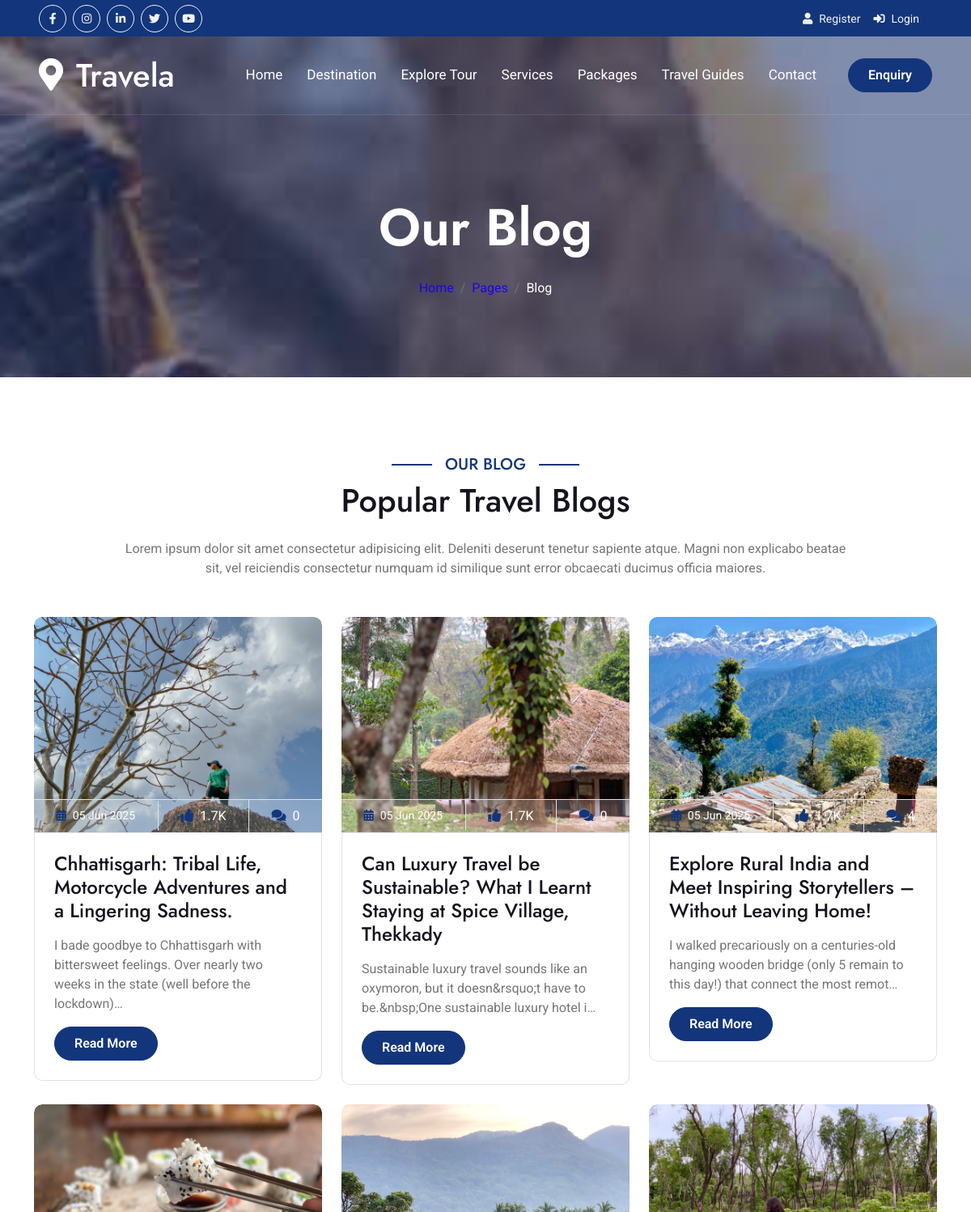
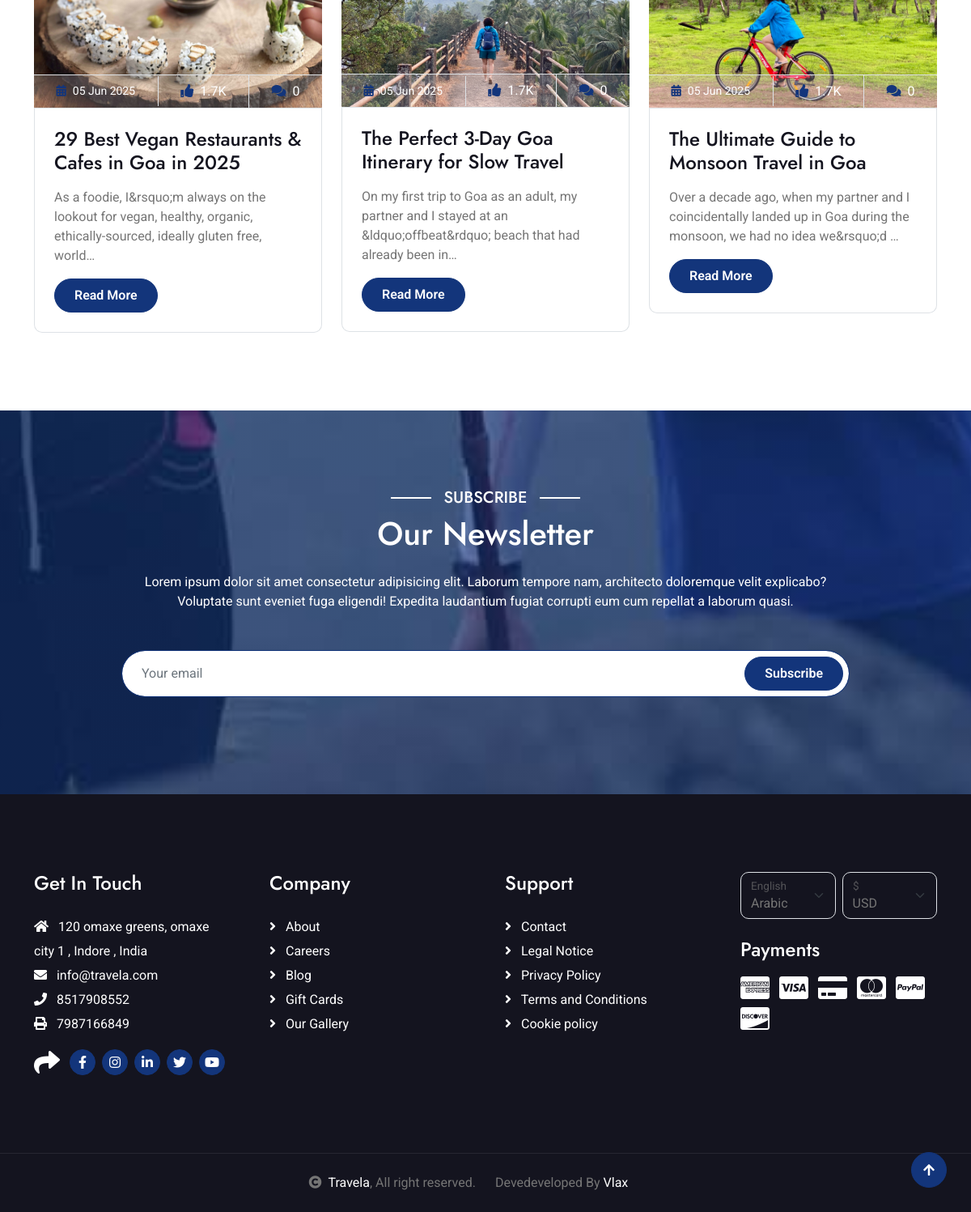
Screenshot of /blog/ with the database file from the repository (2 pictures, top to bottom).
### setting/models.py (models this page shows, shortened)
class SocialMediaLink(models.Model):
    social_media_title = models.CharField(max_length=50, verbose_name='Social Media Platform')
    social_media_url = models.CharField(max_length=50, verbose_name='Social Media URL')
    social_media_icon = models.CharField(max_length=50, verbose_name='Social Media icon')
    is_active = models.BooleanField(default=True)
    class Meta:
        verbose_name = 'Social Media Link'
        verbose_name_plural = 'Social Media Links'
        ordering = ['social_media_title']  # Order by platform name

class Setting(models.Model):
    site_name = models.CharField(max_length=100, verbose_name='Site Name')
    site_keywords = models.CharField(max_length=255, verbose_name='Site Keywords')
    site_email = models.EmailField(verbose_name='Site Email')
    site_hr_email = models.EmailField(verbose_name='Hr Email')
    site_phone = models.CharField(max_length=20, verbose_name='Site Phone')
    site_fax = models.CharField(max_length=20, verbose_name='Site FAX')
    site_address = models.CharField(max_length=255, verbose_name='Site Address')
    site_contry = models.CharField(max_length=255, verbose_name='Contry')
    site_city = models.CharField(max_length=255, verbose_name='City')
    site_logo = models.FileField(upload_to=logo_image_upload_path,max_length=250,null=True,default=None)
    site_description = models.TextField(verbose_name='Site Description')
    class Meta:
        verbose_name = 'Web Setting'
        verbose_name_plural = 'Website Setting'
        ordering = ['site_name']  # Order by site name

### blog/models.py (models this page shows, shortened)
class Blog(models.Model):
    class Meta:
        verbose_name_plural = "Blog List"
    title = models.CharField(max_length=100)
    content = HTMLField()
    image = models.FileField(upload_to=user_image_upload_path, blank=True, null=True)
    slug = AutoSlugField(populate_from='title', unique=True, max_length=100)
    created_at = models.DateTimeField(auto_now_add=True)
    updated_at = models.DateTimeField(auto_now=True)
    is_active = models.BooleanField(default=True)

### dj_19/views.py (the view)
# urls.py: 2. Add a URL to urlpatterns:  path('blog/', include('blog.urls'))
def blog(request):
    blogs = Blog.objects.filter(is_active=True).annotate(total_comments=Count('comments', filter=Q(comments__is_active=True))).order_by('-created_at')
    return render(request, 'pages/blog.html',{'title': 'Blog','breadcrumb_title': 'Our Blog','blogs': blogs})

### templates/pages/blog.html (shortened to what this page needs)
{% extends 'main_templates.html' %}
{% block content %}
{% load static %}
{% include 'include/breadcrumb.html' %}
<div class="container-fluid blog py-5">
   <div class="container py-5">
         <div class="mx-auto text-center mb-5" style="max-width: 900px;">
            <h5 class="section-title px-3">Our Blog</h5>
            <h1 class="mb-4">Popular Travel Blogs</h1>
            <p class="mb-0">Lorem ipsum dolor sit amet consectetur adipisicing elit. Deleniti deserunt tenetur sapiente atque. Magni non explicabo beatae sit, vel reiciendis consectetur numquam id similique sunt error obcaecati ducimus officia maiores.
            </p>
         </div>
         <div class="row g-4 justify-content-center">
            {% for blogItem in blogs %}
            <div class="col-lg-4 col-md-6">
               <div class="blog-item">
                     <div class="blog-img">
                        <div class="blog-img-inner">
                           <img class="img-fluid w-100 rounded-top" src="/media/{{blogItem.image}}" alt="Image">
                        </div>
                        <div class="blog-info d-flex align-items-center border border-start-0 border-end-0">
                           <small class="flex-fill text-center border-end py-2"><i class="fa fa-calendar-alt text-primary me-2"></i>{{blogItem.created_at|date:"d M Y" }}</small>
                           <a href="#" class="btn-hover flex-fill text-center text-white border-end py-2"><i class="fa fa-thumbs-up text-primary me-2"></i>1.7K</a>
                           <a href="#" class="btn-hover flex-fill text-center text-white py-2"><i class="fa fa-comments text-primary me-2"></i>{{ blogItem.total_comments }}</a>
                        </div>
                     </div>
                     <div class="blog-content border border-top-0 rounded-bottom p-4">
                        <a href="{% url 'blogDetails' blogItem.slug %}" class="h4">{{blogItem.title}}</a>
                        <p class="my-3">{{ blogItem.content|striptags|truncatechars:120 }}</p>
                        <a href="{% url 'blogDetails' blogItem.slug %}" class="btn btn-primary rounded-pill py-2 px-4">Read More</a>
                     </div>
               </div>
            </div>
            {% endfor %}
         </div>
   </div>
</div>
{% endblock %}

### templates/include/topbar.html (shortened to what this page needs)
<div class="container-fluid bg-primary px-5 d-none d-lg-block">
            <div class="row gx-0">
                <div class="col-lg-8 text-center text-lg-start mb-2 mb-lg-0">
                    <div class="d-inline-flex align-items-center" style="height: 45px;">
                        {% for linkInfo in social_links %}
                        <a class="btn btn-sm btn-outline-light btn-sm-square rounded-circle me-2" href="{{linkInfo.social_media_url}}" target="_blank"><i class="{{linkInfo.social_media_icon}} fw-normal"></i></a>
                        {% endfor %}
                    </div>
                </div>
                <div class="col-lg-4 text-center text-lg-end">
                    <div class="d-inline-flex align-items-center" style="height: 45px;">
                        {% if user.is_authenticated and not user.is_superuser %}
                        <div class="dropdown">
                            <a href="#" class="dropdown-toggle text-light" data-bs-toggle="dropdown"><small><i class="fa fa-home me-2"></i> Welcome , {{request.user.first_name |capfirst}} {{request.user.last_name |capfirst}} </small></a>
                            <div class="dropdown-menu rounded">
                                <a href="{% url 'dashboard' %}" class="dropdown-item"><i class="fas fa-home me-2"></i>Dashboard</a>
                                <a href="{% url 'bookingList' %}" class="dropdown-item"><i class="fas fa-comment-alt me-2"></i> Booking List</a>
                                <a href="{% url 'travelEnquiry' %}" class="dropdown-item"><i class="fas fa-question-circle me-2"></i> Travel Enquiry</a>
                                <a href="{% url 'userGallery' %}" class="dropdown-item"><i class="fas fa-camera-retro me-2"></i> Gallery</a>
                                <a href="{% url 'userProfile' %}" class="dropdown-item"><i class="fas fa-user-alt me-2"></i> My Profile</a>
                                <a href="{% url 'changePassword' %}" class="dropdown-item"><i class="fas fa-cog me-2"></i> Account Settings</a>
                                <a href="{% url 'logout' %}" class="dropdown-item"><i class="fas fa-power-off me-2"></i> Log Out</a>
                            </div>
                        </div>
                        {% else  %}
                            <a href="javascript:void(0)" data-bs-toggle="modal" data-bs-target="#myRegisterModal"><small class="me-3 text-light"><i class="fa fa-user me-2"></i>Register</small></a>
                            <a href="javascript:void(0)" data-bs-toggle="modal" data-bs-target="#myLoginModal"><small class="me-3 text-light"><i class="fa fa-sign-in-alt me-2"></i>Login</small></a>
                        {% endif %}
                    </div>
                </div>
            </div>
        </div>

### templates/include/navbar.html (shortened to what this page needs)
 <nav class="navbar navbar-expand-lg navbar-light px-4 px-lg-5 py-3 py-lg-0">
                <a href="" class="navbar-brand p-0">
                    <h1 class="m-0"><i class="fa fa-map-marker-alt me-3"></i>{{ site_name|default:'Travela & Tourism' }}</h1>
                </a>
                <div class="collapse navbar-collapse" id="navbarCollapse">
                    <div class="navbar-nav ms-auto py-0">
                        <a href="{% url 'home' %}" class="nav-item nav-link {% if request.path == '/' %} active {% endif %} ">Home</a>
                        <a href="{% url 'destination' %}" class="nav-item nav-link {% if '/destination/' in request.path  %} active {% endif %}">Destination</a>
                        <a href="{% url 'exploreTour' %}" class="nav-item nav-link {% if request.path == '/explore-tour/' %} active {% endif %}">Explore Tour</a>
                        <a href="{% url 'services' %}" class="nav-item nav-link {% if '/services/' in request.path %} active {% endif %}">Services </a>
                        <a href="{% url 'packages_list' %}" class="nav-item nav-link {% if '/packages/' in request.path %} active {% endif %}">Packages</a>
                        <a href="{% url 'travelGuides' %}" class="nav-item nav-link {% if '/guide/' in request.path or request.path == '/travel-guides/' %}active{% endif %}">Travel Guides</a>
                        <a href="{% url 'contact' %}" class="nav-item nav-link {% if request.path == '/contact/' %} active {% endif %}">Contact</a>
                    </div>
                    <a href="{% url 'booking' %}" class="btn btn-primary rounded-pill py-2 px-4 ms-lg-4">Enquiry</a>
                </div>
            </nav>

### templates/include/footer.html (shortened to what this page needs)
<div class="container-fluid footer py-5">
    <div class="container py-5">
        <div class="row g-5">
            <div class="col-md-6 col-lg-6 col-xl-3">
                <div class="footer-item d-flex flex-column">
                    <h4 class="mb-4 text-white">Get In Touch</h4>
                    <a href=""><i class="fas fa-home me-2"></i> {{site_address}} , {{site_city}} , {{site_contry}}</a>
                    <a href=""><i class="fas fa-envelope me-2"></i> {{site_email}}</a>
                    <a href=""><i class="fas fa-phone me-2"></i> {{site_phone}}</a>
                    <a href="" class="mb-3"><i class="fas fa-print me-2"></i> {{site_fax}}</a>
                    <div class="d-flex align-items-center">
                        <i class="fas fa-share fa-2x text-white me-2"></i>
                        {% for linkInfo in social_links %}
                        <a class="btn-square btn btn-primary rounded-circle mx-1" href="{{linkInfo.social_media_url}}" target="_blank"><i class="{{linkInfo.social_media_icon}}"></i></a>
                        {% endfor %}
                    </div>
                </div>
            </div>
            <div class="col-md-6 col-lg-6 col-xl-3">
                <div class="footer-item d-flex flex-column">
                    <h4 class="mb-4 text-white">Company</h4>
                    <a href="{% url 'about' %}"><i class="fas fa-angle-right me-2"></i> About</a>
                    <a href="{% url 'careers' %}"><i class="fas fa-angle-right me-2"></i> Careers</a>
                    <a href="{% url 'blog' %}"><i class="fas fa-angle-right me-2"></i> Blog</a>
                    <a href="#"><i class="fas fa-angle-right me-2"></i> Gift Cards</a>
                    <a href="{% url 'gallery' %}"><i class="fas fa-angle-right me-2"></i> Our Gallery</a>
                </div>
            </div>
            <div class="col-md-6 col-lg-6 col-xl-3">
                <div class="footer-item d-flex flex-column">
                    <h4 class="mb-4 text-white">Support</h4>
                    <a href="{% url 'contact' %}"><i class="fas fa-angle-right me-2"></i> Contact</a>
                    <a href="{% url 'cmsContent' slug='legal-notice' %}"><i class="fas fa-angle-right me-2"></i> Legal Notice</a>
                    <a href="{% url 'cmsContent' slug='privacy-policy' %}"><i class="fas fa-angle-right me-2"></i> Privacy Policy</a>
                    <a href="{% url 'cmsContent' slug='terms-and-conditions' %}"><i class="fas fa-angle-right me-2"></i> Terms and Conditions</a>
                    <a href="{% url 'cmsContent' slug='cookie-policy' %}"><i class="fas fa-angle-right me-2"></i> Cookie policy</a>
                </div>
            </div>
            <div class="col-md-6 col-lg-6 col-xl-3">
                <div class="footer-item">
                    <div class="row gy-3 gx-2 mb-4">
                        <div class="col-xl-6">
                            <form>
                                <div class="form-floating">
                                    <select class="form-select bg-dark border">
                                        <option value="1">Arabic</option>
                                    </select>
                                    <label>English</label>
                                </div>
                            </form>
                        </div>
                        <div class="col-xl-6">
                            <form>
                                <div class="form-floating">
                                    <select class="form-select bg-dark border">
                                        <option value="1">USD</option>
                                    </select>
                                    <label>$</label>
                                </div>
                            </form>
                        </div>
                    </div>
                    <h4 class="text-white mb-3">Payments</h4>
                    <div class="footer-bank-card">
                        <a href="#" class="text-white me-2"><i class="fab fa-cc-amex fa-2x"></i></a>
                        <a href="#" class="text-white me-2"><i class="fab fa-cc-visa fa-2x"></i></a>
                        <a href="#" class="text-white me-2"><i class="fas fa-credit-card fa-2x"></i></a>
                        <a href="#" class="text-white me-2"><i class="fab fa-cc-mastercard fa-2x"></i></a>
                        <a href="#" class="text-white me-2"><i class="fab fa-cc-paypal fa-2x"></i></a>
                        <a href="#" class="text-white"><i class="fab fa-cc-discover fa-2x"></i></a>
                    </div>
                </div>
            </div>
        </div>
    </div>
</div>

### templates/include/copyright.html
<div class="container-fluid copyright text-body py-4">
<div class="container">
    <div class="row g-4 align-items-center">
        <div class="col-md-6 text-center text-md-end mb-md-0">
            <i class="fas fa-copyright me-2"></i><a class="text-white" href="#">{{ site_name|default:'Travela & Tourism' }}</a>, All right reserved.
        </div>
        <div class="col-md-6 text-center text-md-start">
            Devedeveloped By <a class="text-white" href="{{devedeveloped_url}}" target="_blank">{{devedeveloped_by}}</a>
        </div>
    </div>
</div>
</div>

### rows the page displays
Setting: site_name "Travela", site_address "120 omaxe greens, omaxe city 1", site_city "Indore", site_contry "India", site_email "info@travela.com", site_phone "8517908552", site_fax "7987166849"
Blog: image (picture), created_at "05 Jun 2025", total_comments "0", title "Chhattisgarh: Tribal Life, Motorcycle Adventures and a Lingering Sadness.", content "I bade goodbye to Chhattisgarh with bittersweet feelings. Over nearly two weeks in the state (well before the lockdown)…"
Blog: image (picture), created_at "05 Jun 2025", total_comments "0", title "Can Luxury Travel be Sustainable? What I Learnt Staying at Spice Village, Thekkady", content "Sustainable luxury travel sounds like an oxymoron, but it doesn&rsquo;t have to be.&nbsp;One sustainable luxury hotel i…"
Blog: image (picture), created_at "05 Jun 2025", total_comments "4", title "Explore Rural India and Meet Inspiring Storytellers – Without Leaving Home!", content "I walked precariously on a centuries-old hanging wooden bridge (only 5 remain to this day!) that connect the most remot…"
Blog: image (picture), created_at "05 Jun 2025", total_comments "0", title "29 Best Vegan Restaurants & Cafes in Goa in 2025", content "As a foodie, I&rsquo;m always on the lookout for vegan, healthy, organic, ethically-sourced, ideally gluten free, world…"
Blog: image (picture), created_at "05 Jun 2025", total_comments "0", title "The Perfect 3-Day Goa Itinerary for Slow Travel", content "On my first trip to Goa as an adult, my partner and I stayed at an &ldquo;offbeat&rdquo; beach that had already been in…"
Blog: image (picture), created_at "05 Jun 2025", total_comments "0", title "The Ultimate Guide to Monsoon Travel in Goa", content "Over a decade ago, when my partner and I coincidentally landed up in Goa during the monsoon, we had no idea we&rsquo;d …"

### other values shown
{{ breadcrumb_title }} "Our Blog"
{{ title }} "Blog"
{{ devedeveloped_by }} "Vlax"
